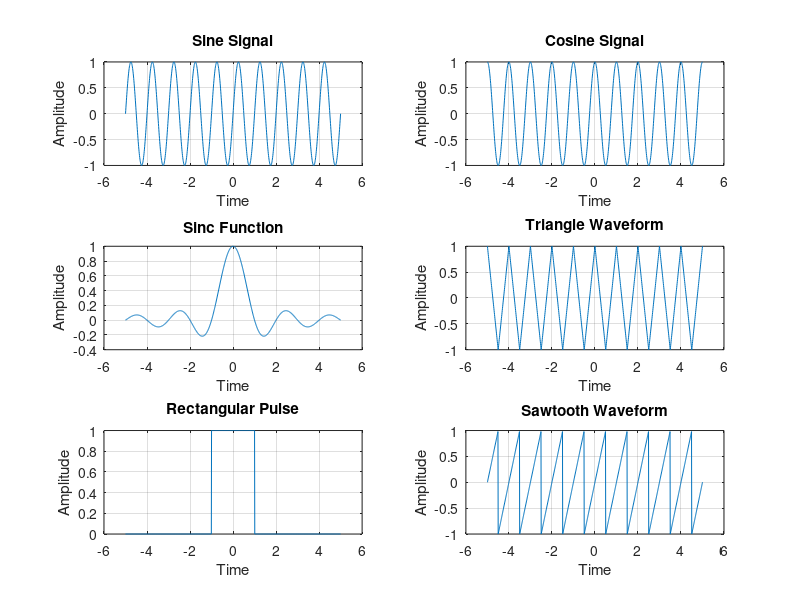
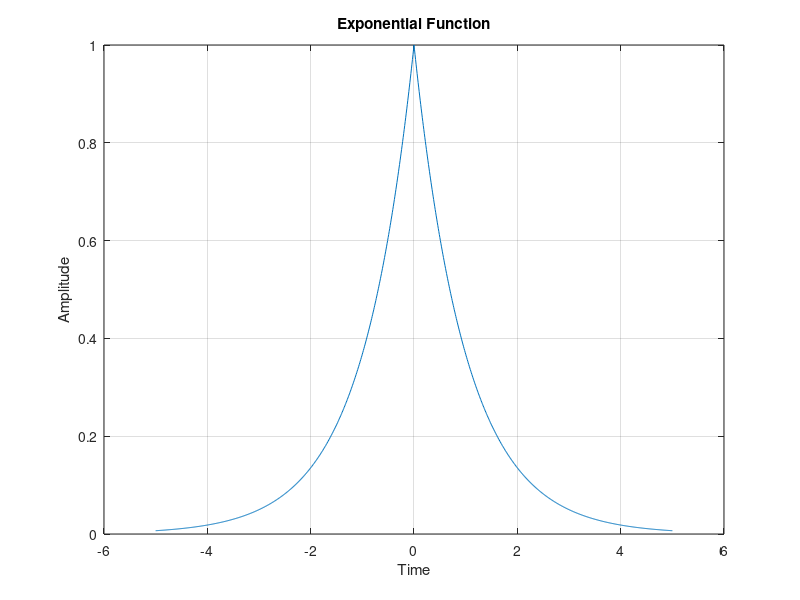

MATLAB code to generate these figures, in order:
clc;
clear;
close all;

% Time vector
t = -5:0.01:5;

% (i) Sine and Cosine Signals
y1 = sin(2*pi*t);
y2 = cos(2*pi*t);

% (ii) Sinc Function
y3 = sinc(t);

% (iii) Triangle Waveform
y4 = 1 - 2*abs(2*(t-floor(t+0.5)));

% (iv) Rectangular Pulse
y5 = double(abs(t) <= 1);

% (v) Sawtooth Waveform
y6 = 2*(t-floor(t+0.5));

% (vi) Exponential Function
y7 = exp(-abs(t));

% Plotting all signals
figure;

subplot(3,2,1);
plot(t,y1);
title('Sine Signal');
xlabel('Time');
ylabel('Amplitude');
grid on;

subplot(3,2,2);
plot(t,y2);
title('Cosine Signal');
xlabel('Time');
ylabel('Amplitude');
grid on;

subplot(3,2,3);
plot(t,y3);
title('Sinc Function');
xlabel('Time');
ylabel('Amplitude');
grid on;

subplot(3,2,4);
plot(t,y4);
title('Triangle Waveform');
xlabel('Time');
ylabel('Amplitude');
grid on;

subplot(3,2,5);
plot(t,y5);
title('Rectangular Pulse');
xlabel('Time');
ylabel('Amplitude');
grid on;

subplot(3,2,6);
plot(t,y6);
title('Sawtooth Waveform');
xlabel('Time');
ylabel('Amplitude');
grid on;

figure;
plot(t,y7);
title('Exponential Function');
xlabel('Time');
ylabel('Amplitude');
grid on;
